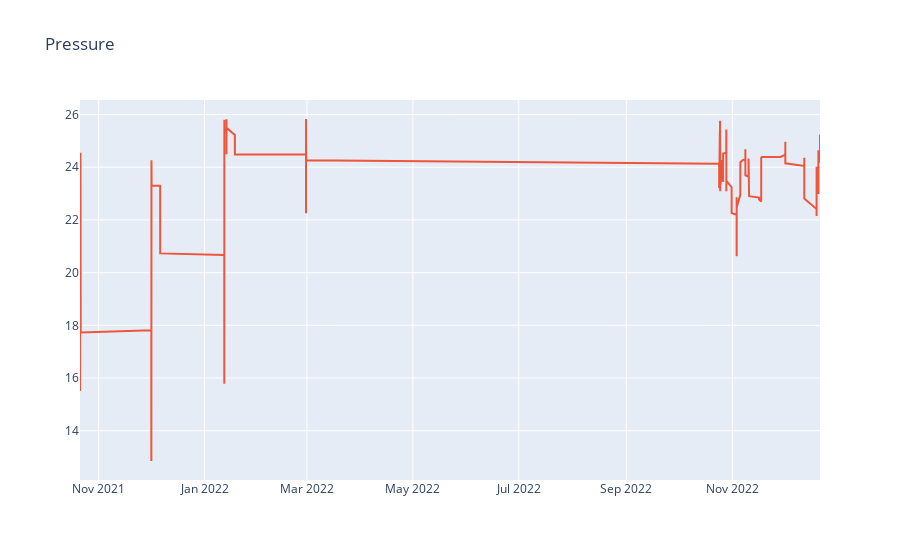

Notebook source saved alongside this figure:
### Code cell
# Function to plot interactive plots using Plotly Express
def interactive_plot(df, column, timestamp, title):
    '''
    df: dataframe, the dataset.
    column: str, name of column you want to plot
    title: str, title of the plot
    timestamp: str, column of the time for the time series data
    '''
    fig = px.line(title=title)
    for i in df[[column]]:
        fig.add_scatter(x=timestamp, y=df[i], name=i)
    fig.show()
              
interactive_plot(data, 'Pressure', data.index, 'Pressure')

### Figure 1 — Plotly figure (JSON) as saved in the notebook; plotly's stock layout.template omitted (floating-point values rounded to 4 significant figures; data arrays with more than 128 entries replaced by an {"elided": "..."} marker saying what was removed)
{"data": [{"hovertemplate": "<extra></extra>", "legendgroup": "", "line": {"color": "#636efa", "dash": "solid"}, "marker": {"symbol": "circle"}, "mode": "lines", "name": "", "orientation": "v", "showlegend": false, "type": "scatter", "xaxis": "x", "yaxis": "y"}, {"name": "Pressure", "type": "scatter", "x": {"elided": "2059 str values"}, "y": {"elided": "2059 float values"}}], "layout": {"legend": {"tracegroupgap": 0}, "title": {"text": "Pressure"}, "xaxis": {"anchor": "y", "domain": [0, 1]}, "yaxis": {"anchor": "x", "domain": [0, 1]}}}
